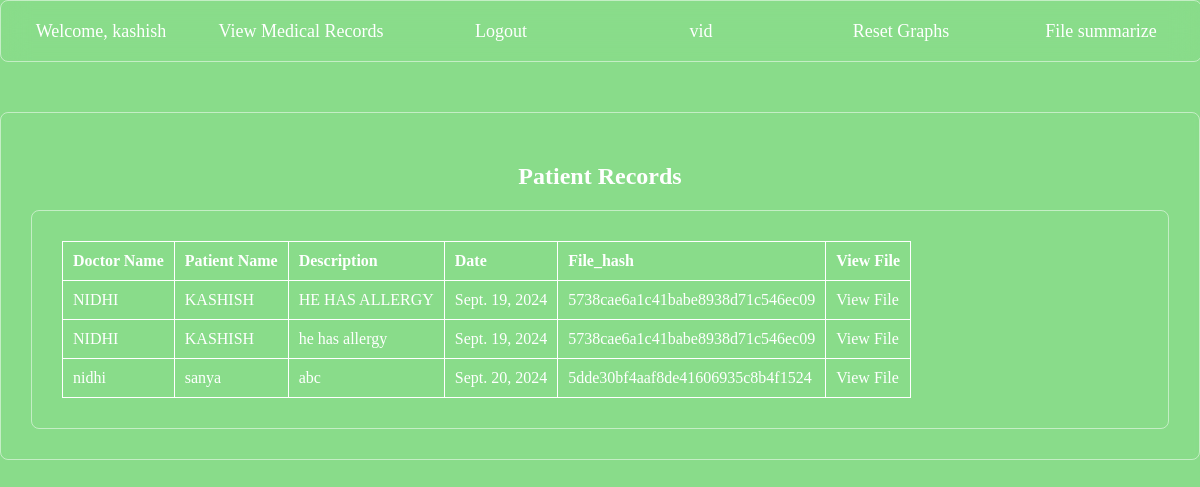
/view/ (signed in), run on the app's committed database.
### users/models.py (models this page shows, shortened)
class CustomUser(AbstractUser):
    wallet_address = models.CharField(max_length=100, null=True, blank=True)
    is_doctor = models.BooleanField(default=False)
    groups = models.ManyToManyField(
        Group,
        related_name="customuser_set",  # Avoid name clash
        blank=True,
        help_text='The groups this user belongs to.',
        verbose_name='groups',
    )
    user_permissions = models.ManyToManyField(
        Permission,
        related_name="customuser_set",  # Avoid name clash
        blank=True,
        help_text='Specific permissions for this user.',
        verbose_name='user permissions',
    )

### records/models.py (models this page shows, shortened)
class PatientRecord(models.Model):
    doctor_name = models.CharField(max_length=100)
    patient_name = models.CharField(max_length=100)
    description = models.TextField()
    date = models.DateField()
    file = models.FileField(upload_to='uploads/')
    file_hash = models.CharField(max_length=64, editable=False)

### records/views.py (the view)
# urls.py: path('view/', views.view_records, name='view_records'),
@login_required(login_url='/login/')
def view_records(request):
    records = PatientRecord.objects.all()
    return render(request, 'view_records.html', {'records': records})

### records/templates/view_records.html (shortened to what this page needs)
<!DOCTYPE html>
<html>
<head>
    {% load static %}
    <link rel="stylesheet" href="{% static 'nav.css' %}">
</head>
<body>
    <ul>
        <li><a class="active" href="{% url 'dashboard' %}">Welcome, {{ user.username }}</a></li>
        <li><a href="{% url 'view_records' %}">View Medical Records</a></li>
        <li class="right"><a href="{% url 'logout' %}" class="btn btn-danger">Logout</a></li>
        <li class="right"><a href="{% url 'detect_emotion' %}">vid</a></li>
        <li class="right"><a href="{% url 'dashboard' %}?reset=true" class="btn btn-warning">Reset Graphs</a></li>
        <li class="right"><a href="{% url 'upload' %}">File summarize</a></li>
    </ul>
    <div class="maincontainer">
        <div class="container">
            <h2>Patient Records</h2>
        <table>
            <tr>
                <th>Doctor Name</th>
                <th>Patient Name</th>
                <th>Description</th>
                <th>Date</th>
                <th>File_hash</th>
                <th>View File</th>
            </tr>
            {% for record in records %}
            <tr>
                <td>{{ record.doctor_name }}</td>
                <td>{{ record.patient_name }}</td>
                <td>{{ record.description }}</td>
                <td>{{ record.date }}</td>
                <td>{{ record.file_hash }}</td>
                <td>
                    <a href="{{ record.file.url }}" target="_blank">View File</a>
                </td>
            </tr>
            {% endfor %}
        </table>
    </div>
    </div>
</body>
</html>

### users/static/nav.css (style rules this page uses)
ul { border: 1px solid rgba(255, 255, 255, 0.5); backdrop-filter: blur(14px); border-radius: 8px; display: grid; list-style-type: none; margin: 0; padding: 0; overflow: hidden; position: sticky; top: 0; width: 100%; height: 60px; display: flex; align-items: center; }
li { flex: 1; text-align: center; color: #000000; }
li a { display: block; color: #000000; text-align: center; padding: 15px 16px; text-decoration: none; font-size: 18px; }
.active { background-color: #219C90; }
.right { flex: 1; text-align: right; }

### data on the page
CustomUser: username "kashish"
PatientRecord: doctor_name "NIDHI", patient_name "KASHISH", description "HE HAS ALLERGY", date "Sept. 19, 2024", file_hash "5738cae6a1c41babe8938d71c546ec09"
PatientRecord: doctor_name "NIDHI", patient_name "KASHISH", description "he has allergy", date "Sept. 19, 2024", file_hash "5738cae6a1c41babe8938d71c546ec09"
PatientRecord: doctor_name "nidhi", patient_name "sanya", description "abc", date "Sept. 20, 2024", file_hash "5dde30bf4aaf8de41606935c8b4f1524"
